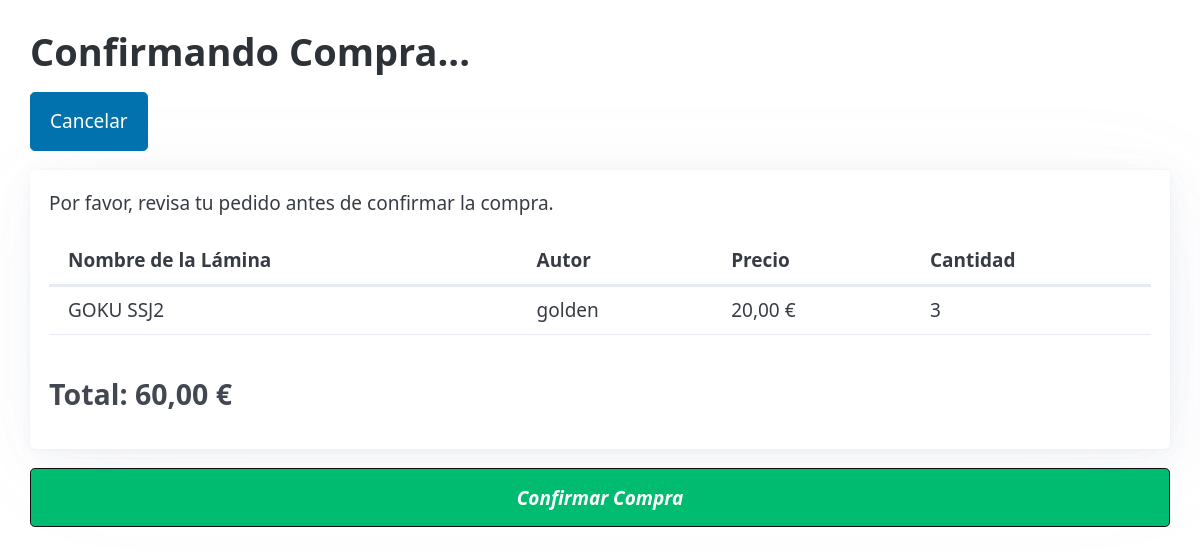
Page /confirmar-compra/ (signed in) on the earlier database version.
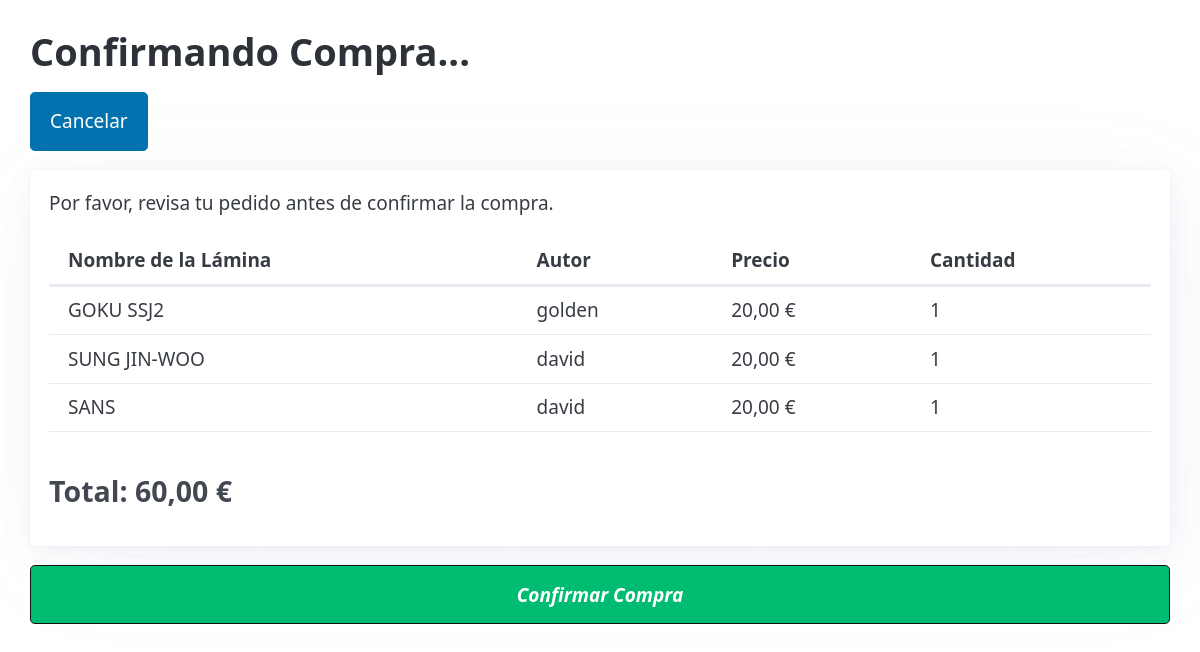
Same page on the later database version.
### dibujo/models.py (models this page shows, shortened)
class CarritoItem(models.Model):
    carrito = models.ForeignKey(Carrito, on_delete=models.CASCADE, related_name='items')
    dibujo = models.ForeignKey(Dibujo, on_delete=models.CASCADE)
    cantidad = models.PositiveIntegerField(default=1)
    agregado_en = models.DateTimeField(auto_now_add=True)

class Dibujo(models.Model):
    nombre = models.CharField(max_length=100)
    imagen = models.ImageField(upload_to='imagen_dibujos/', validators=[FileExtensionValidator(['jpg', 'jpeg', 'png']), validate_image])
    genero = models.CharField(max_length=100)
    stock = models.IntegerField(blank=False, null=False)
    precio = models.ForeignKey(Precio, on_delete=models.CASCADE)
    autor = models.ForeignKey(User, on_delete=models.CASCADE, editable=False)

class Precio(models.Model):
    precio = models.DecimalField(blank=False, null=False, max_digits=5, decimal_places=2)

### dibujo/views.py (the view)
# urls.py: path('confirmar-compra/', confirmar_compra, name='confirmar_compra'),
@login_required
def confirmar_compra(request):
    carrito = Carrito.objects.filter(usuario=request.user).first()
    if not carrito:
        messages.error(request, "Tu carrito está vacío.")
        return redirect('ver_carrito')
    items = CarritoItem.objects.filter(carrito=carrito)
    total_precio = sum(item.dibujo.precio.precio * item.cantidad for item in items)
    return render(request, 'dibujo/confirmarCompra.html', {
        'items': items,
        'total_precio': total_precio
    })

### dibujo/templates/dibujo/confirmarCompra.html (shortened to what this page needs)
{% extends 'dibujo/base.html' %}
{% block titulo %}
    Confirmando Compra...
{% endblock %}
{% block contenido %}
<a type="" href="{% url 'ver_carrito' %}" class="botonVolverAlMenu"><button>Cancelar</button></a>
    <article>
        <p>Por favor, revisa tu pedido antes de confirmar la compra.</p>
        <table>
            <thead>
            <tr>
                <th>Nombre de la Lámina</th>
                <th>Autor</th>
                <th>Precio</th>
                <th>Cantidad</th>
            </tr>
            </thead>
            <tbody>
            {% for item in items %}
            <tr>
                <td>{{ item.dibujo.nombre }}</td>
                <td>{{ item.dibujo.autor.username }}</td>
                <td>{{ item.dibujo.precio.precio }} €</td>
                <td>{{ item.cantidad }}</td>
            </tr>
            {% endfor %}
            </tbody>
        </table>
        <h3>Total: {{ total_precio }} €</h3>
    </article>
    <form method="post" action="{% url 'procesar_compra' %}">
        <button type="submit" class="botonCarrito"> <b><i>Confirmar Compra</i></b> </button>
    </form>
{% endblock %}

Differences in the rows shown:
changed CarritoItem "GOKU SSJ2": cantidad "3" → "1"
added CarritoItem: dibujo.nombre "SUNG JIN-WOO", dibujo.autor.username "david", dibujo.precio.precio "20,00", cantidad "1"
added CarritoItem: dibujo.nombre "SANS", dibujo.autor.username "david", dibujo.precio.precio "20,00", cantidad "1"
